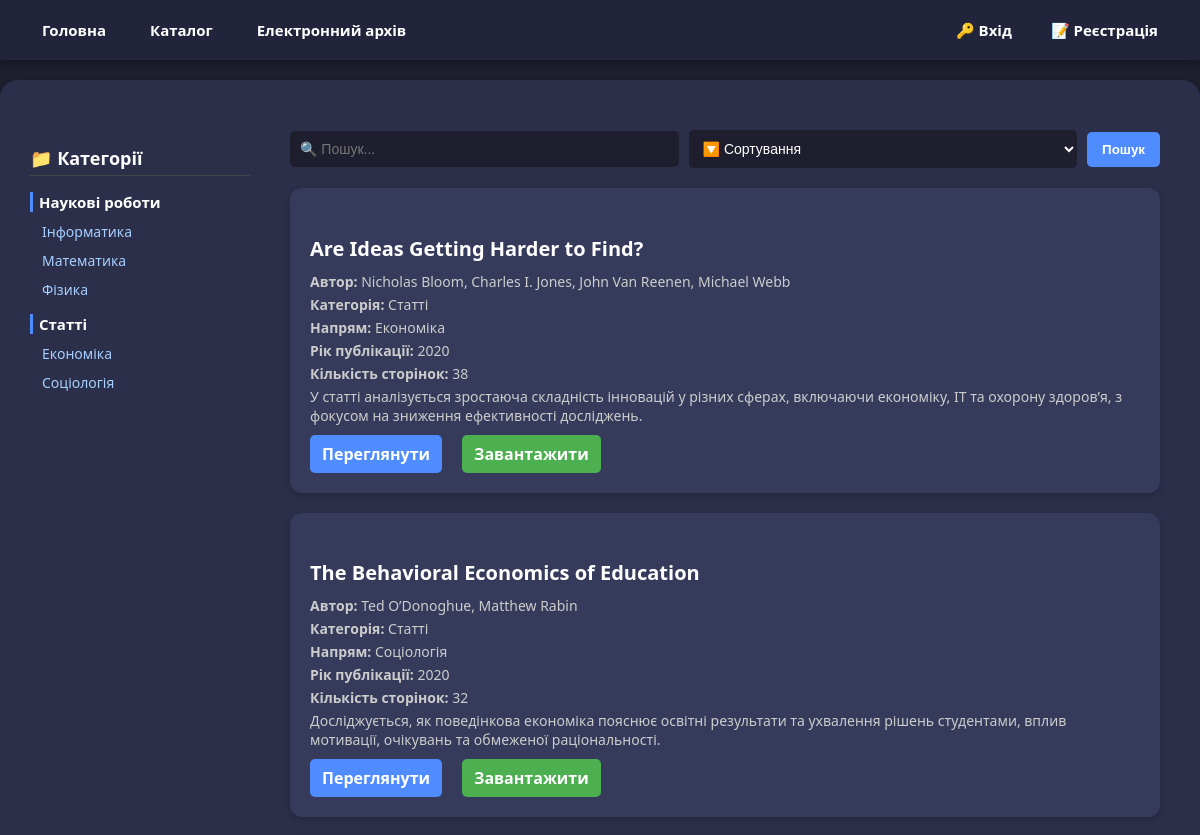
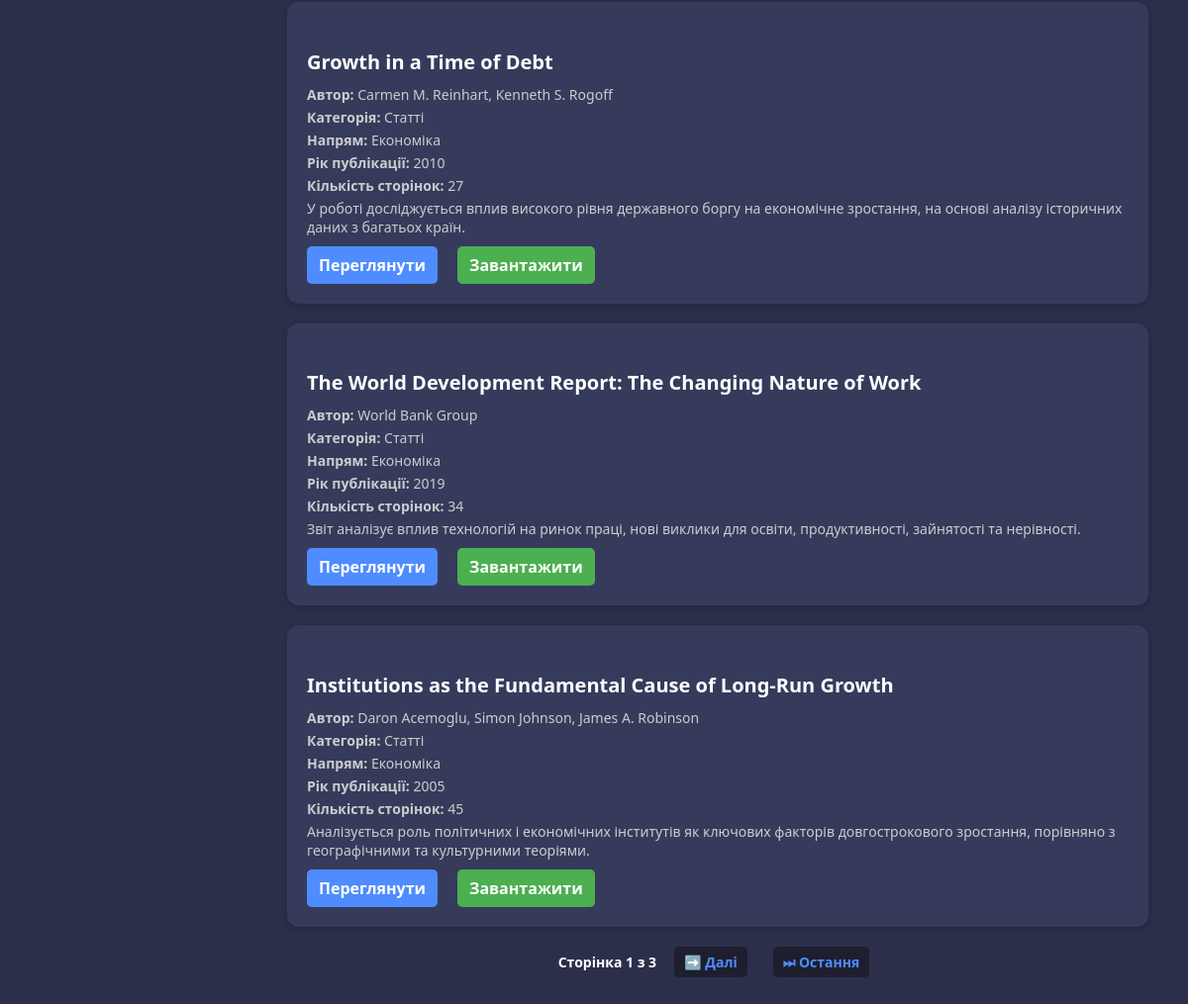
Page /archive/ on the committed database (2 pictures, top to bottom).
### catalog/models.py (models this page shows, shortened)
class Document(models.Model):
    CATEGORY_CHOICES = [
        ('Статті', 'Статті'),
        ('Наукові роботи', 'Наукові роботи'),
    ]
    FIELD_CHOICES = [
        ('Економіка', 'Економіка'),
        ('Соціологія', 'Соціологія'),
        ('Інформатика', 'Інформатика'),
        ('Математика', 'Математика'),
        ('Фізика', 'Фізика'),
    ]
    title = models.CharField(max_length=255)
    author = models.CharField(max_length=255, blank=True)
    description = models.TextField(blank=True)
    category = models.CharField(max_length=50, choices=CATEGORY_CHOICES)
    field = models.CharField(max_length=50, choices=FIELD_CHOICES)
    file = models.FileField(upload_to='documents/')
    uploaded_at = models.DateTimeField(auto_now_add=True)
    year = models.PositiveIntegerField(null=True, blank=True, verbose_name='Рік публікації')
    pages = models.PositiveIntegerField(null=True, blank=True, verbose_name='Кількість сторінок')
    is_recommended = models.BooleanField(default=False)

### catalog/views.py (the view)
# urls.py: path('archive/', views.archive, name='archive'),
def archive(request):
    category = request.GET.get('category')
    field = request.GET.get('field')
    query = request.GET.get('q')
    sort = request.GET.get('sort')
    documents = Document.objects.all()
    if query:
        documents = documents.filter(Q(title__icontains=query) | Q(author__icontains=query))
    if category:
        documents = documents.filter(category__iexact=category)
    if field:
        documents = documents.filter(field__iexact=field)
    if sort == 'year_asc':
        documents = documents.order_by('year')
    elif sort == 'year_desc':
        documents = documents.order_by('-year')
    elif sort == 'pages_asc':
        documents = documents.order_by('pages')
    elif sort == 'pages_desc':
        documents = documents.order_by('-pages')
    paginator = Paginator(documents, 5)
    page = request.GET.get('page')
    documents = paginator.get_page(page)
    return render(request, 'archive.html', {
        'documents': documents,
    })

### catalog/templates/archive.html (shortened to what this page needs)
{% load static %}
<!DOCTYPE html>
<html lang="uk">
<head>
    <link rel="stylesheet" href="{% static 'css/style.css' %}">
</head>
<body class="page-archive">
<header class="main-header">
    <nav class="navbar">
        <div class="navbar-left">
            <a href="/" class="nav-link">Головна</a>
            <a href="/books/" class="nav-link">Каталог</a>
            <a href="/archive/" class="nav-link">Електронний архів</a>
        </div>
        <div class="navbar-right">
            {% if user.is_authenticated %}
            <a href="{% url 'profile' %}" class="nav-link nav-user">👤 {{ user.username }}</a>
            <a href="{% url 'logout' %}" class="nav-link">🚪 Вийти</a>
            {% else %}
            <a href="{% url 'login' %}" class="nav-link">🔑 Вхід</a>
            <a href="{% url 'register' %}" class="nav-link">📝 Реєстрація</a>
            {% endif %}
        </div>
    </nav>
</header>
<div class="archive-wrapper">
    <aside class="archive-sidebar">
        <h3>📁 Категорії</h3>
        <ul>
            <li><strong>Наукові роботи</strong>
                <ul>
                    <li><a href="?category=Наукові роботи&field=Інформатика">Інформатика</a></li>
                    <li><a href="?category=Наукові роботи&field=Математика">Математика</a></li>
                    <li><a href="?category=Наукові роботи&field=Фізика">Фізика</a></li>
                </ul>
            </li>
            <li><strong>Статті</strong>
                <ul>
                    <li><a href="?category=Статті&field=Економіка">Економіка</a></li>
                    <li><a href="?category=Статті&field=Соціологія">Соціологія</a></li>
                </ul>
            </li>
        </ul>
    </aside>
    <main class="archive-content">
        <form method="get" class="archive-filter-form">
            <input type="text" name="q" placeholder="🔍 Пошук..." value="{{ request.GET.q }}">
            <select name="sort">
                <option value="">🔽 Сортування</option>
            </select>
            <button type="submit">Пошук</button>
        </form>
        {% if documents %}
        <ul class="document-list">
            {% for doc in documents %}
            <li class="document-item">
                <h4>{{ doc.title }}</h4>
                <p><strong>Автор:</strong> {{ doc.author }}</p>
                <p><strong>Категорія:</strong> {{ doc.category }}</p>
                <p><strong>Напрям:</strong> {{ doc.field }}</p>
                <p><strong>Рік публікації:</strong> {{ doc.year }}</p>
                <p><strong>Кількість сторінок:</strong> {{ doc.pages }}</p>
                <p>{{ doc.description }}</p>
                <div class="button-group">
                    <a href="{{ doc.file.url }}" target="_blank" class="button view-btn">Переглянути</a>
                    <a href="{{ doc.file.url }}" class="button download-btn" download>Завантажити</a>
                </div>
            </li>
            {% endfor %}
        </ul>
        <div class="pagination">
            <span>Сторінка {{ documents.number }} з {{ documents.paginator.num_pages }}</span>
            {% if documents.has_next %}
            <a href="?page={{ documents.next_page_number }}">➡️ Далі</a>
            <a href="?page={{ documents.paginator.num_pages }}">⏭ Остання</a>
            {% endif %}
        </div>
        {% else %}
        <p>📍 Документів не знайдено.</p>
        {% endif %}
    </main>
</div>
</body>
</html>

### catalog/templates/archive.html (style rules this page uses)
.pagination { display: flex; justify-content: center; align-items: center; margin-top: 20px; gap: 10px; flex-wrap: wrap; }

### rows in the picture
Document: title "Are Ideas Getting Harder to Find?", author "Nicholas Bloom, Charles I. Jones, John Van Reenen, Michael Webb", category "Статті", field "Економіка", year "2020", pages "38", description "У статті аналізується зростаюча складність інновацій у різних сферах, включаючи економіку, ІТ та охорону здоров’я, з фокусом на зниження ефективності досліджень."
Document: title "The Behavioral Economics of Education", author "Ted O’Donoghue, Matthew Rabin", category "Статті", field "Соціологія", year "2020", pages "32", description "Досліджується, як поведінкова економіка пояснює освітні результати та ухвалення рішень студентами, вплив мотивації, очікувань та обмеженої раціональності."
Document: title "Growth in a Time of Debt", author "Carmen M. Reinhart, Kenneth S. Rogoff", category "Статті", field "Економіка", year "2010", pages "27", description "У роботі досліджується вплив високого рівня державного боргу на економічне зростання, на основі аналізу історичних даних з багатьох країн."
Document: title "The World Development Report: The Changing Nature of Work", author "World Bank Group", category "Статті", field "Економіка", year "2019", pages "34", description "Звіт аналізує вплив технологій на ринок праці, нові виклики для освіти, продуктивності, зайнятості та нерівності."
Document: title "Institutions as the Fundamental Cause of Long-Run Growth", author "Daron Acemoglu, Simon Johnson, James A. Robinson", category "Статті", field "Економіка", year "2005", pages "45", description "Аналізується роль політичних і економічних інститутів як ключових факторів довгострокового зростання, порівняно з географічними та культурними теоріями."

### other values in the picture
{{ documents.number }} "1"
{{ documents.paginator.num_pages }} "3"
